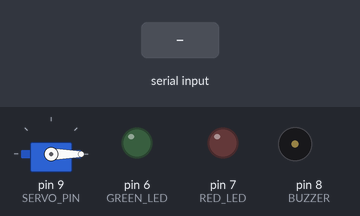
This sketch was run on a simulated Arduino Uno, built with avr-gcc and run on an emulated ATmega328P. Shown: servo, output pins drawn as LEDs (lit = HIGH), buzzer (waves = sounding, pin HIGH). The test bench sets the inputs (shaded band).

Above: at 1.2 s.
1.3 s: "CORRECT_KEY\n" received over Serial
At 2.2 s:
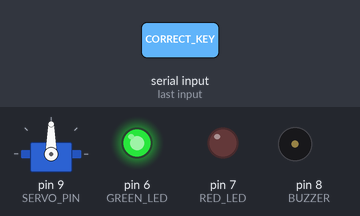
2.8 s: "WRONG_KEY\n" received over Serial
At 3.5 s:
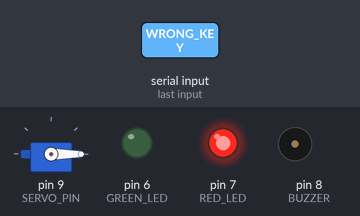
4.7 s: "NO_KEY\n" received over Serial
At 5.8 s:
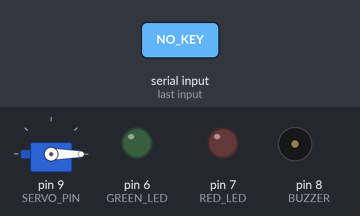
Timing chart, 0 to 7.7 s (numbered marks = the images above; inputs shaded):
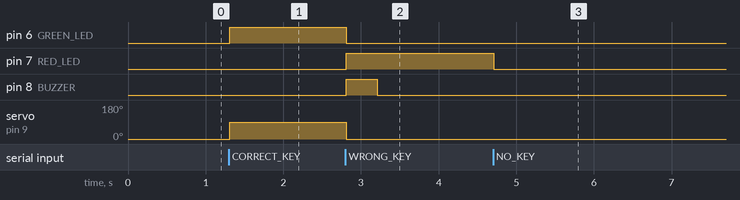

Measured:
- after the input at 1.3 s, pin 6 (GREEN_LED): LOW → HIGH at once; servo on pin 9 (SERVO_PIN): 0° → 90° at once
- after the input at 2.8 s, pin 6 (GREEN_LED): HIGH → LOW at once; pin 7 (RED_LED): LOW → HIGH at once; pin 8 (BUZZER): LOW → HIGH at once, → LOW 0.40 s later; servo on pin 9 (SERVO_PIN): 90° → 0° at once
- after the input at 4.7 s, pin 7 (RED_LED): HIGH → LOW at once

The sketch:

Key_Access_System.ino
```cpp
#include <Servo.h>

Servo lockServo;

// Hardware pins
const int GREEN_LED = 6;
const int RED_LED = 7;
const int BUZZER = 8;
const int SERVO_PIN = 9;

// Servo positions
const int LOCKED_POSITION = 0;
const int UNLOCKED_POSITION = 90;

void setup() {
  Serial.begin(9600);

  pinMode(GREEN_LED, OUTPUT);
  pinMode(RED_LED, OUTPUT);
  pinMode(BUZZER, OUTPUT);

  lockServo.attach(SERVO_PIN);

  // Start in locked state
  digitalWrite(GREEN_LED, LOW);
  digitalWrite(RED_LED, LOW);
  digitalWrite(BUZZER, LOW);
  lockServo.write(LOCKED_POSITION);
}

void loop() {

  if (Serial.available()) {

    String message = Serial.readStringUntil('\n');
    message.trim();

    // Correct key = authorize access
    if (message == "CORRECT_KEY") {

      digitalWrite(GREEN_LED, HIGH);
      digitalWrite(RED_LED, LOW);
      digitalWrite(BUZZER, LOW);

      lockServo.write(UNLOCKED_POSITION);
    }

    // Wrong key = deny access
    else if (message == "WRONG_KEY") {

      digitalWrite(GREEN_LED, LOW);
      digitalWrite(RED_LED, HIGH);

      lockServo.write(LOCKED_POSITION);

      // Short warning beep
      digitalWrite(BUZZER, HIGH);
      delay(400);
      digitalWrite(BUZZER, LOW);
    }

    // No key = reset to locked state: no lights on, no buzzer, lock servo
    else if (message == "NO_KEY") {

      digitalWrite(GREEN_LED, LOW);
      digitalWrite(RED_LED, LOW);
      digitalWrite(BUZZER, LOW);

      lockServo.write(LOCKED_POSITION);
    }
  }
}
```
